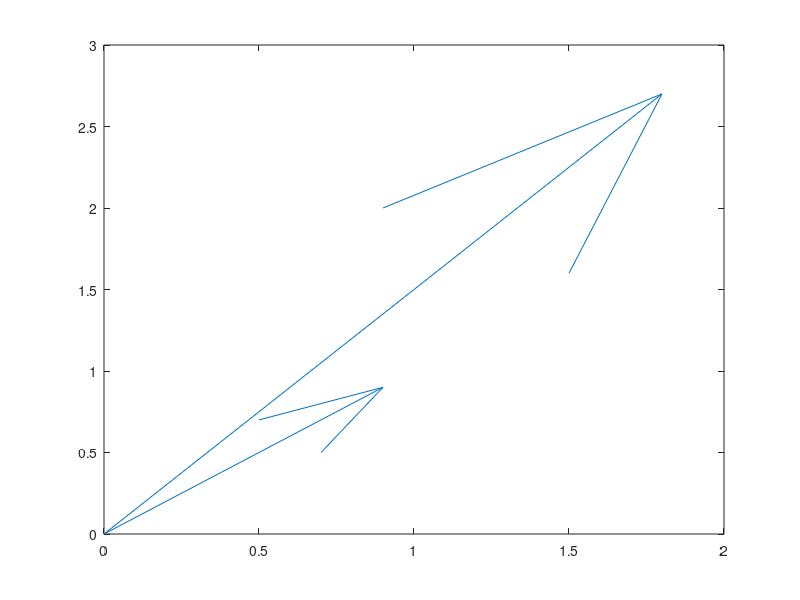

MATLAB code to generate this figure:
% Definir matrices de coordenadas iniciales y finales
X = [0 0];
Y = [0 0];
U = [1 2];
V = [1 3];

% Dibujar vectores con quiver
quiver(X, Y, U, V);
